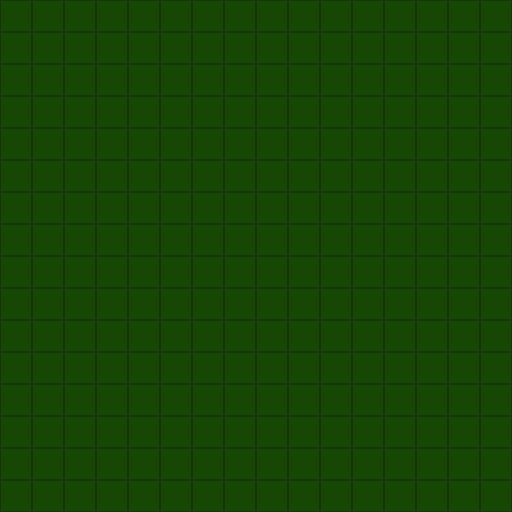

This game map was drawn from its Tiled (.tmx) file and the tilesets committed beside it. A one-line description and the full map source follow:
An orthogonal 16x16 tile map with 32x32 px tiles, 1 tile layer (Tile Layer 1).

<map version="1.5" tiledversion="1.7.2" orientation="orthogonal" renderorder="right-up" width="16" height="16" tilewidth="32" tileheight="32" infinite="0" nextlayerid="2" nextobjectid="1">
 <tileset firstgid="1" source="battle-tiles.tsx" />
 <layer id="1" name="Tile Layer 1" width="16" height="16">
  <data encoding="csv">
1,1,1,1,1,1,1,1,1,1,1,1,1,1,1,1,
1,1,1,1,1,1,1,1,1,1,1,1,1,1,1,1,
1,1,1,1,1,1,1,1,1,1,1,1,1,1,1,1,
1,1,1,1,1,1,1,1,1,1,1,1,1,1,1,1,
1,1,1,1,1,1,1,1,1,1,1,1,1,1,1,1,
1,1,1,1,1,1,1,1,1,1,1,1,1,1,1,1,
1,1,1,1,1,1,1,1,1,1,1,1,1,1,1,1,
1,1,1,1,1,1,1,1,1,1,1,1,1,1,1,1,
1,1,1,1,1,1,1,1,1,1,1,1,1,1,1,1,
1,1,1,1,1,1,1,1,1,1,1,1,1,1,1,1,
1,1,1,1,1,1,1,1,1,1,1,1,1,1,1,1,
1,1,1,1,1,1,1,1,1,1,1,1,1,1,1,1,
1,1,1,1,1,1,1,1,1,1,1,1,1,1,1,1,
1,1,1,1,1,1,1,1,1,1,1,1,1,1,1,1,
1,1,1,1,1,1,1,1,1,1,1,1,1,1,1,1,
1,1,1,1,1,1,1,1,1,1,1,1,1,1,1,1
</data>
 </layer>
</map>
